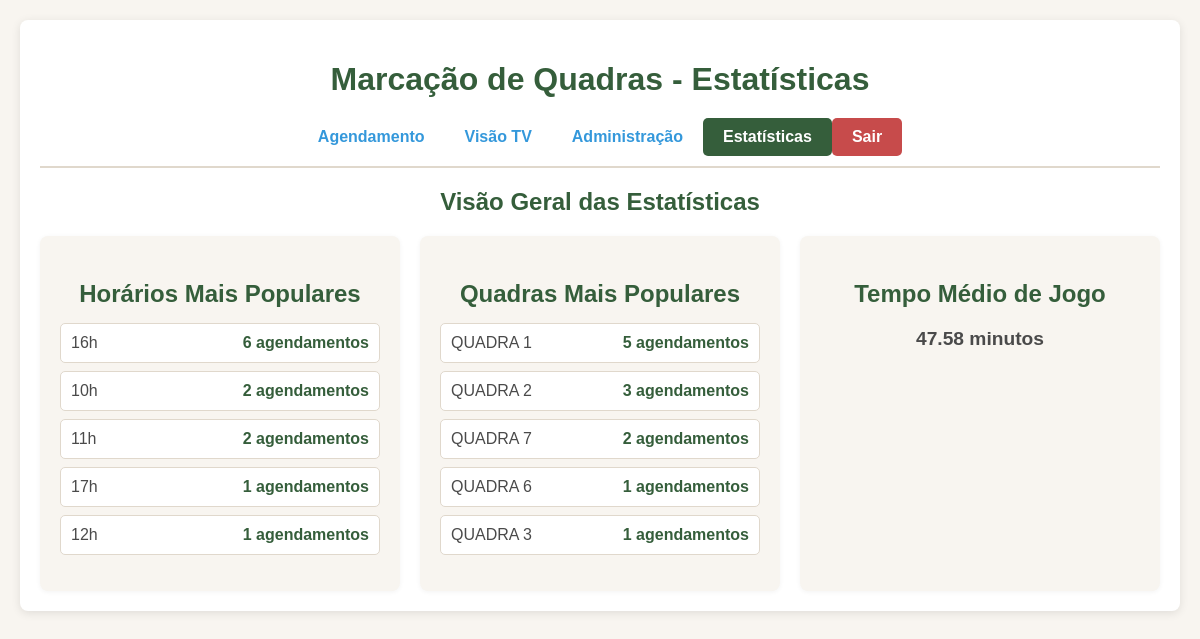
The page /statistics (signed in) on the database as committed earlier.
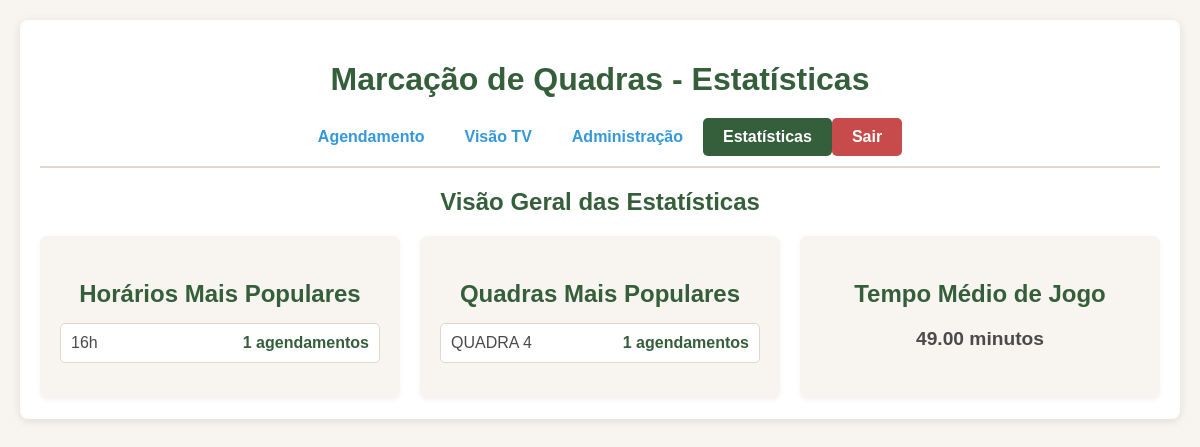
The same page on the database as committed later.
### tables this page shows
CREATE TABLE bookings (
            id INTEGER PRIMARY KEY AUTOINCREMENT,
            courtId TEXT NOT NULL,
            startTime TEXT NOT NULL,
            endTime TEXT NOT NULL,
            players TEXT NOT NULL, -- Armazenado como JSON string
            status TEXT NOT NULL,
            bookedBy TEXT,
            isBlockBooking INTEGER NOT NULL, -- 0 para False, 1 para True
            blockBookingReason TEXT,
            createdAt TEXT NOT NULL
        );

### app.py (the view)
@app.route('/statistics')
@login_required
@role_required(['admin', 'semi-admin']) # Semi-admin pode ver estatísticas
def statistics_panel():
    all_bookings = get_bookings_db()
    hour_counts = {}
    for booking in all_bookings:
        start_hour = booking['startTime'].hour
        hour_counts[start_hour] = hour_counts.get(start_hour, 0) + 1
    sorted_hours = sorted(hour_counts.items(), key=lambda item: item[1], reverse=True)
    most_popular_hours = [(f"{hour:02d}h", count) for hour, count in sorted_hours[:5]]
    court_counts = {}
    for booking in all_bookings:
        court_counts[booking['courtId']] = court_counts.get(booking['courtId'], 0) + 1
    sorted_courts = sorted(court_counts.items(), key=lambda item: item[1], reverse=True)
    most_popular_courts = [(court, count) for court, count in sorted_courts[:5]]
    total_duration = 0
    count_confirmed = 0
    for booking in all_bookings:
        if not booking.get('isBlockBooking') and booking.get('status') == 'confirmed':
            duration = (booking['endTime'] - booking['startTime']).total_seconds() / 60
            total_duration += duration
            count_confirmed += 1
    average_play_time = (total_duration / count_confirmed) if count_confirmed > 0 else 0
    return render_template('statistics.html',
                           most_popular_hours=most_popular_hours,
                           most_popular_courts=most_popular_courts,
                           average_play_time=average_play_time)

### app.py (called while the page is built, shortened)
def get_db():
    if 'db' not in g:
        g.db = sqlite3.connect(DB_FILE, check_same_thread=False)
        g.db.row_factory = sqlite3.Row # Configura o cursor para retornar linhas como objetos Row
    return g.db

def get_user_by_id(user_id):
    conn = get_db()
    cursor = conn.cursor()
    cursor.execute("SELECT id, username, password_hash, role FROM users WHERE id = ?", (user_id,))
    return cursor.fetchone()

@app.before_request
def load_logged_in_user():
    user_id = session.get('user_id')
    if user_id is None:
        g.user = None
    else:
        g.user = get_user_by_id(user_id)

def login_required(view):
    @wraps(view)
    def wrapped_view(**kwargs):
        if g.user is None:
            flash("Você precisa estar logado para acessar esta página.", "error")
            return redirect(url_for('login'))
        return view(**kwargs)
    return wrapped_view

def role_required(roles):
    def decorator(view):
        @wraps(view)
        def wrapped_view(**kwargs):
            if not g.user: # Not logged in
                flash("Você precisa estar logado para acessar esta página.", "error")
                return redirect(url_for('login'))
            return view(**kwargs)
        return wrapped_view
    return decorator

### templates/statistics.html (shortened to what this page needs)
<!DOCTYPE html>
<html lang="pt-BR">
<head>
</head>
<body>
    <div class="container">
        <h1>Marcação de Quadras - Estatísticas</h1>
        <div class="navbar">
            {% if g.user and (g.user.role == 'admin' or g.user.role == 'operator') %}
            <a href="{{ url_for('index') }}">Agendamento</a>
            {% endif %}
            {% if g.user and (g.user.role == 'admin' or g.user.role == 'viewer') %}
            <a href="{{ url_for('tv_view') }}">Visão TV</a>
            {% endif %}
            {% if g.user and g.user.role == 'admin' %}
            <a href="{{ url_for('admin_panel') }}">Administração</a>
            <a href="{{ url_for('statistics_panel') }}" class="active">Estatísticas</a>
            {% endif %}
            {% if g.user %}
            <a href="{{ url_for('logout') }}" style="background-color: var(--color-red-delete); color: white;">Sair</a>
            {% endif %}
        </div>
        <h2>Visão Geral das Estatísticas</h2>
        <div class="statistics-grid">
            <div class="statistic-card">
                <h3>Horários Mais Populares</h3>
                {% if most_popular_hours %}
                <ul>
                    {% for hour, count in most_popular_hours %}
                        <li>{{ hour }} <span class="value">{{ count }} agendamentos</span></li>
                    {% endfor %}
                </ul>
                {% else %}
                <p>Nenhum dado disponível.</p>
                {% endif %}
            </div>
            <div class="statistic-card">
                <h3>Quadras Mais Populares</h3>
                {% if most_popular_courts %}
                <ul>
                    {% for court, count in most_popular_courts %}
                        <li>{{ court }} <span class="value">{{ count }} agendamentos</span></li>
                    {% endfor %}
                </ul>
                {% else %}
                <p>Nenhum dado disponível.</p>
                {% endif %}
            </div>
            <div class="statistic-card">
                <h3>Tempo Médio de Jogo</h3>
                {% if average_play_time > 0 %}
                <p><span class="value">{{ '%.2f' | format(average_play_time) }}</span> minutos</p>
                {% else %}
                <p>Nenhum dado disponível.</p>
                {% endif %}
            </div>
        </div>
    </div>
</body>
</html>

### templates/statistics.html (style rules this page uses)
:root { --color-primary-green: #355E3B; --color-darker-green-hover: #2D4C3A; --color-lighter-green-action: #5BA85C; --color-even-lighter-green-hover: #4F9A51; --color-red-delete: #C74B4B; --color-darker-red-hover: #B03A3A; --color-yellow-archive: #E6B300; --color-darker-yellow-hover: #CC9900; --color-blue-info: #3498db; --color-darker-blue-info-hover: #2A7ABA; --color-background-offwhite: #F8F5F0; --color-text-darkgray: #4A4A4A; --color-card-background: #ffffff; --color-border-beige: #E0D8CC; --color-input-border: #D1C7B7; --message-success-bg: #d4edda; --message-success-text: #155724; --message-error-bg: #f8d7da; --message-error-text: #721c24; }
body { font-family: Arial, sans-serif; margin: 0; padding: 20px; background-color: var(--color-background-offwhite); color: var(--color-text-darkgray); }
.container { max-width: 1200px; margin: auto; background-color: var(--color-card-background); padding: 20px; border-radius: 8px; box-shadow: 0 2px 10px rgba(0, 0, 0, 0.1); }
h1, h2 { color: var(--color-primary-green); text-align: center; margin-bottom: 20px; }
.navbar { display: flex; justify-content: center; margin-bottom: 20px; border-bottom: 2px solid var(--color-border-beige); padding-bottom: 10px; }
.navbar a { padding: 10px 20px; text-decoration: none; color: var(--color-blue-info); font-weight: bold; border-radius: 5px; transition: background-color 0.3s ease; }
.navbar a.active { background-color: var(--color-primary-green); color: white; }
.statistics-grid { display: grid; grid-template-columns: repeat(auto-fit, minmax(300px, 1fr)); gap: 20px; margin-top: 20px; }
.statistic-card { background-color: var(--color-background-offwhite); padding: 20px; border-radius: 8px; box-shadow: 0 1px 5px rgba(0, 0, 0, 0.05); text-align: center; }
.statistic-card h3 { color: var(--color-primary-green); font-size: 1.5em; margin-bottom: 10px; }
.statistic-card p { font-size: 1.2em; font-weight: bold; color: var(--color-text-darkgray); }
.statistic-card ul { list-style: none; padding: 0; margin-top: 15px; }
.statistic-card ul li { background-color: var(--color-card-background); margin-bottom: 8px; padding: 10px; border-radius: 5px; display: flex; justify-content: space-between; align-items: center; border: 1px solid var(--color-border-beige); }
.statistic-card ul li .value { font-weight: bold; color: var(--color-primary-green); }

Rows that differ between the two databases and show on the page:
removed bookings: courtId "QUADRA 1", count "5"
removed bookings: courtId "QUADRA 2", count "3"
removed bookings: courtId "QUADRA 7", count "2"
removed bookings: courtId "QUADRA 6", count "1"
removed bookings: courtId "QUADRA 3", count "1"
added bookings: courtId "QUADRA 4", count "1"
Other text that changed with them:
{{ '%.2f' | format(average_play_time) }}: "47.58" → "49.00"
new list line: "16h 1 agendamentos"
list line gone: "16h 6 agendamentos"
list line gone: "10h 2 agendamentos"
list line gone: "11h 2 agendamentos"
list line gone: "17h 1 agendamentos"
list line gone: "12h 1 agendamentos"
